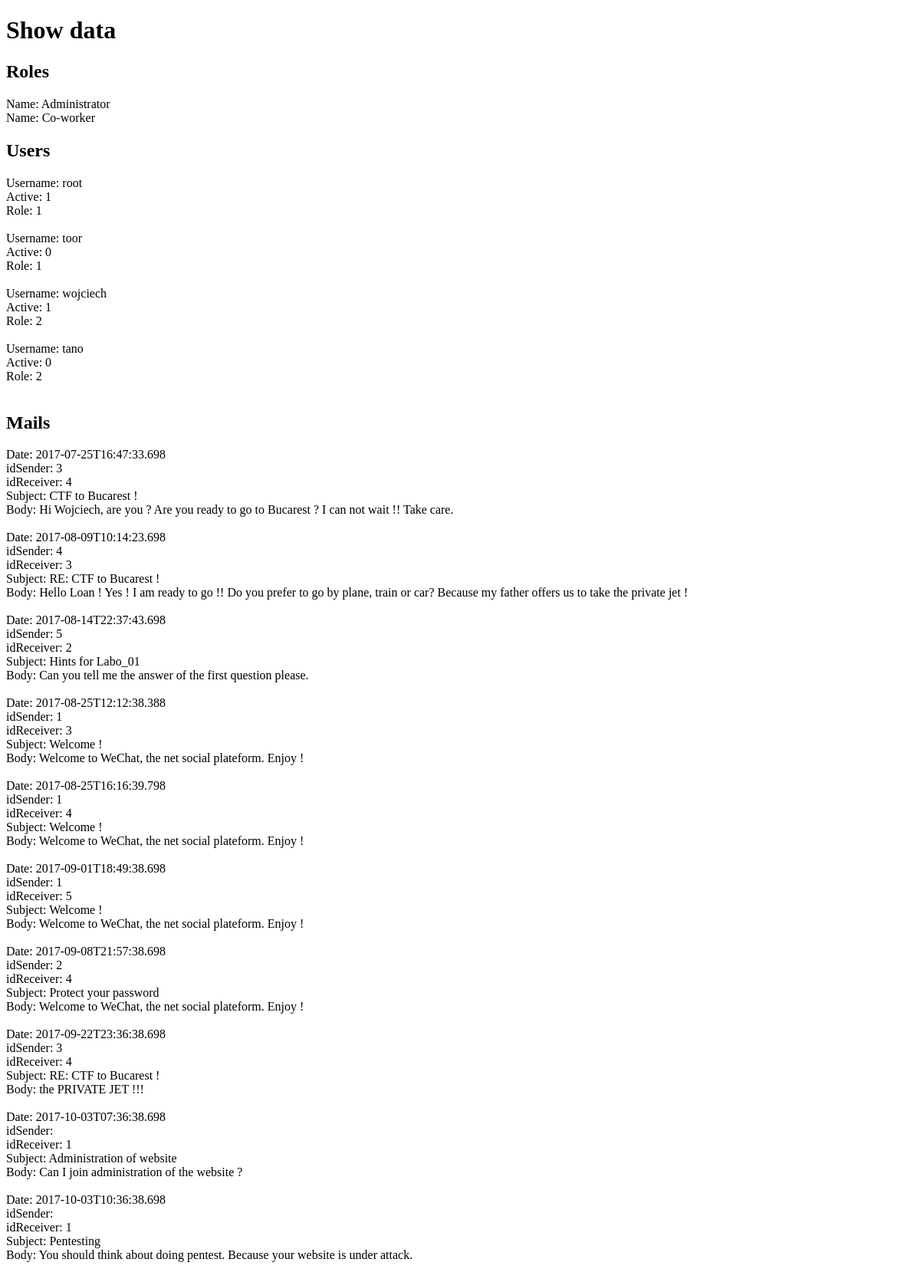
Before: /showData.php with the older database file.
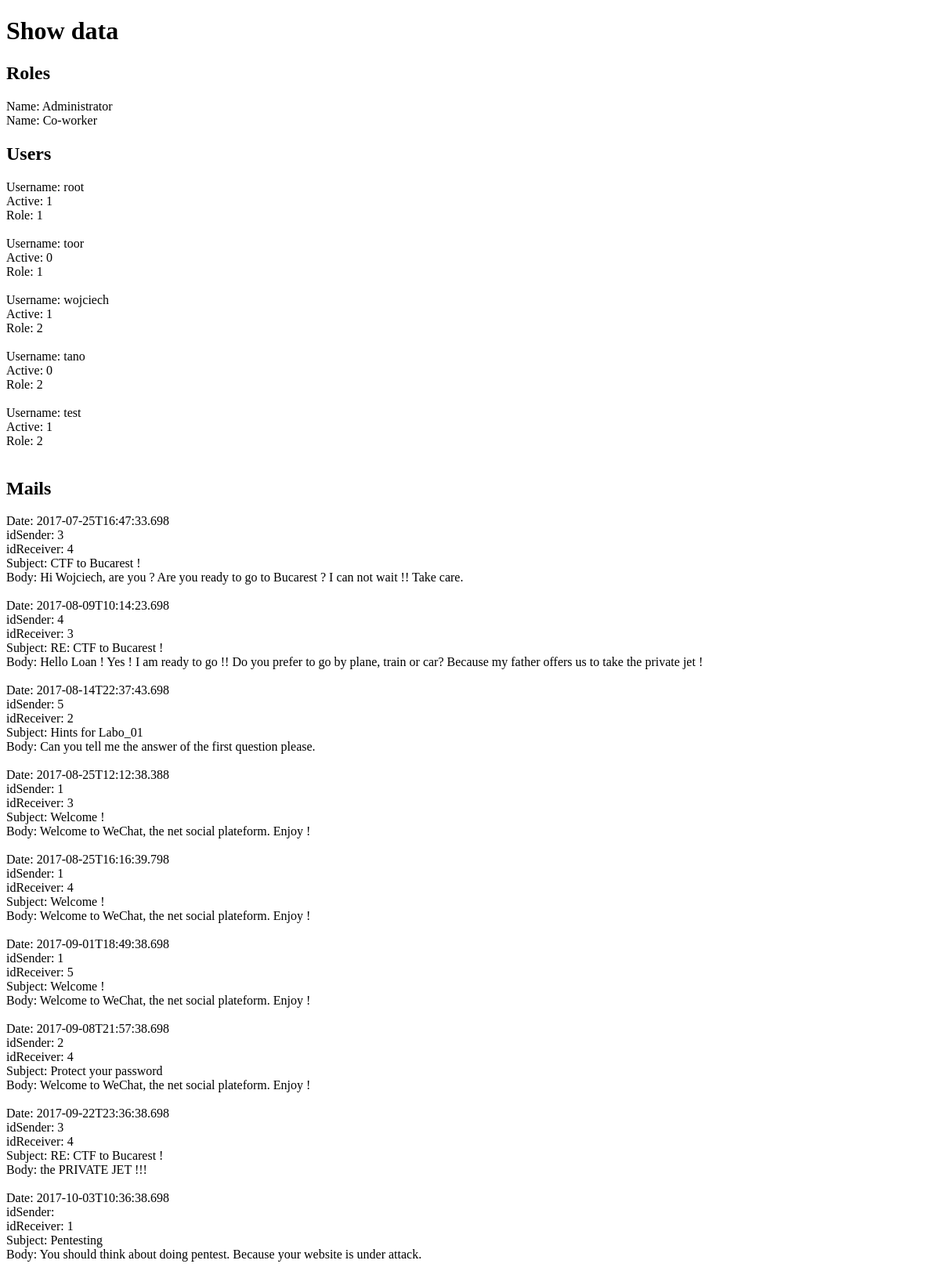
After: the same page with the newer database file.
### tables this page shows
CREATE TABLE roles (
                                id INTEGER PRIMARY KEY AUTOINCREMENT, 
                                name VARCHAR(255) UNIQUE NOT NULL);

CREATE TABLE users (
                                id INTEGER PRIMARY KEY AUTOINCREMENT,
                                username VARCHAR(255) UNIQUE NOT NULL,
                                salt VARCHAR(255) NOT NULL,
                                digest VARCHAR(88) UNIQUE NOT NULL,
                                active INTEGER NOT NULL,
                                role INTEGER NOT NULL,
                                FOREIGN KEY(role) REFERENCES roles(id));

CREATE TABLE mails (
                                id INTEGER PRIMARY KEY AUTOINCREMENT,
                                date VARCHAR(23) UNIQUE NOT NULL,
                                idSender INTEGER,
                                idReceiver INTEGER,
                                subject VARCHAR(255) NOT NULL,
                                body TEXT(1024) NOT NULL,
                                FOREIGN KEY(idSender) REFERENCES users(id),
                                FOREIGN KEY(idReceiver) REFERENCES users(id));

### Role.php (called while the page is built, shortened)
<?php
require_once('Database.php');
class Role {
    private static $_instance;
    public static function getInstance() {
        if (is_null(self::$_instance )) {
          self::$_instance = new self();
        }
        return self::$_instance;
    }
    public function getTable() {
        return Database::getInstance()->query("SELECT * FROM roles;");
    }
}
?>

### Database.php (called while the page is built, shortened)
<?php
class Database {
    private static $_instance;
    private $_database;
    public static function getInstance() {
        if (is_null(self::$_instance )) {
          self::$_instance = new self();
        }
        return self::$_instance;
    }
    public function connection($file = 'sqlite:./weChat.sqlite') {
        try {
            $this->_database = new PDO($file);
            $this->_database->setAttribute(PDO::ATTR_ERRMODE,
                                    PDO::ERRMODE_EXCEPTION);
        } catch (Exception $ex) {
            echo $ex->getMessage();
            exit();
        }
    }
    public function deconnection() {
        $this->_database = null;
    }
    public function query($sql) {
        if (substr($sql, 0, 6) === 'SELECT') {
            $results = $this->_database->query($sql);
        } else {
            $results = $this->_database->exec($sql);
        }
        return $results;
    }
}
?>

### User.php (called while the page is built, shortened)
<?php
require_once('Database.php');
require_once('Mail.php');
class User {
    private static $_instance;
    public static function getInstance() {
        if (is_null(self::$_instance )) {
          self::$_instance = new self();
        }
        return self::$_instance;
    }
    public function getTable() {
        return Database::getInstance()->query("SELECT * FROM users;");
    }
}
?>

### Mail.php (called while the page is built, shortened)
<?php
require_once('Database.php');
require_once('User.php');
class Mail {
    private static $_instance;
    public static function getInstance() {
        if (is_null(self::$_instance )) {
          self::$_instance = new self();
        }
        return self::$_instance;
    }
    public function getTable() {
        return Database::getInstance()->query("SELECT *
                                                FROM mails
                                                ORDER BY date;");
    }
}
?>

### showData.php (the view, shortened to what this page needs)
<?php
require_once('Database.php');
require_once('Mail.php');
require_once('Role.php');
require_once('User.php');
$roles = Role::getInstance()->getTable();
$users = User::getInstance()->getTable();
$mails = Mail::getInstance()->getTable();
?>
<!DOCTYPE HTML PUBLIC "-//W3C//DTD XHTML 1.0 Strict//EN" "http://www.w3.org/TR/xhtml1/DTD/xhtml1-strict.dtd">
<html xmlns="http://www.w3.org/1999/xhtml" xml:lang="fr" lang="fr">
    <head>
    </head>
    <body>
        <h1>Show data</h1>
        <h2>Roles</h2>
        <?php
        foreach($roles as $row) {
            echo "Name: {$row['name']}
                <br/>";
        }
        ?>
        <h2>Users</h2>
        <?php
        foreach($users as $row) {
            echo "Username: {$row['username']}
                <br/>
                Active: {$row['active']}
                <br/>
                Role: {$row['role']}
                <br/>
                <br/>";
        }
        ?>
        <h2>Mails</h2>
        <?php
        foreach($mails as $row) {
            echo "Date: {$row['date']}
                <br/>
                idSender: {$row['idSender']}
                <br/>
                idReceiver: {$row['idReceiver']}
                <br/>
                Subject: {$row['subject']}
                <br/>
                Body: {$row['body']}
                <br/>
                <br/>";
        }
        ?>
    </body>
</html>

Changed rows visible on the page:
removed mails: date "2017-10-03T07:36:38.698", idReceiver "1", subject "Administration of website", body "Can I join administration of the website ?"
added users: username "test", active "1", role "2"
